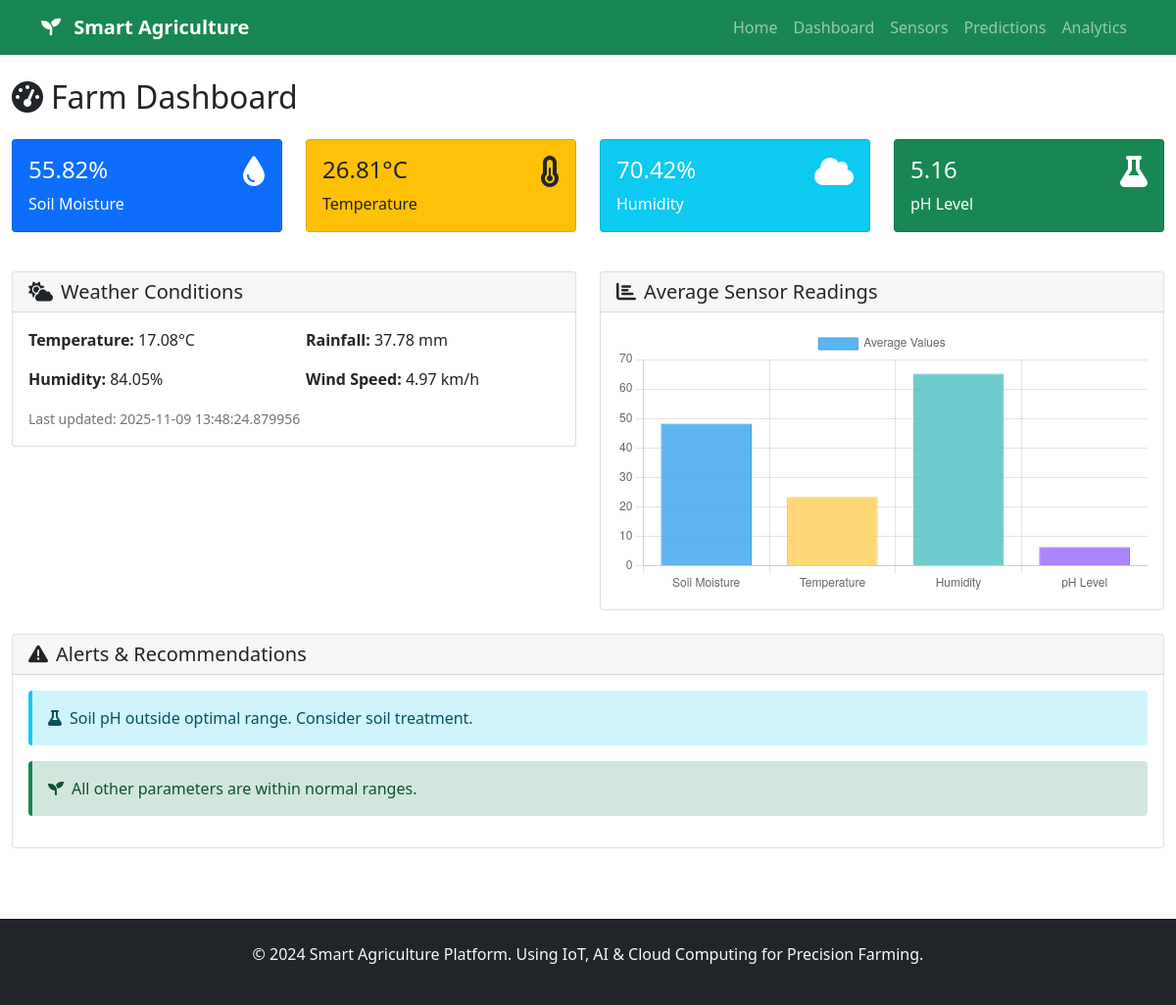
/dashboard, run on the app's committed database.
### tables this page shows
CREATE TABLE sensor_data
                 (id INTEGER PRIMARY KEY AUTOINCREMENT,
                  sensor_type TEXT,
                  value REAL,
                  timestamp DATETIME DEFAULT CURRENT_TIMESTAMP);

CREATE TABLE weather_data
                 (id INTEGER PRIMARY KEY AUTOINCREMENT,
                  temperature REAL,
                  humidity REAL,
                  rainfall REAL,
                  wind_speed REAL,
                  timestamp DATETIME DEFAULT CURRENT_TIMESTAMP);

### app.py (the view)
@app.route('/dashboard')
def dashboard():
    with get_db_connection() as conn:
        c = conn.cursor()
        c.execute('''SELECT sensor_type, value, timestamp
                     FROM sensor_data
                     WHERE timestamp = (SELECT MAX(timestamp) FROM sensor_data AS sd
                                       WHERE sd.sensor_type = sensor_data.sensor_type)''')
        latest_readings = {row['sensor_type']: {'value': row['value'], 'timestamp': row['timestamp']}
                          for row in c.fetchall()}
        c.execute('SELECT * FROM weather_data ORDER BY timestamp DESC LIMIT 1')
        weather_data = c.fetchone()
        c.execute('SELECT AVG(value) as avg_value, sensor_type FROM sensor_data GROUP BY sensor_type')
        sensor_stats = {row['sensor_type']: round(row['avg_value'], 2) for row in c.fetchall()}
    return render_template('dashboard.html',
                         readings=latest_readings,
                         weather=weather_data,
                         stats=sensor_stats)

### app.py (called while the page is built)
@contextmanager
def get_db_connection():
    conn = sqlite3.connect('agriculture.db')
    conn.row_factory = sqlite3.Row
    try:
        yield conn
    finally:
        conn.close()

### templates/dashboard.html (shortened to what this page needs)
{% extends "base.html" %}
{% block content %}
<div class="container-fluid py-4">
    <div class="row">
        <div class="col-12">
            <h2 class="mb-4"><i class="fas fa-tachometer-alt me-2"></i>Farm Dashboard</h2>
        </div>
    </div>
    <div class="row mb-4">
        <div class="col-md-3 mb-3">
            <div class="card bg-primary text-white">
                <div class="card-body">
                    <div class="d-flex justify-content-between">
                        <div>
                            <h4 class="card-title">{{ readings.get('soil_moisture', {}).get('value', 'N/A') }}%</h4>
                            <p class="card-text">Soil Moisture</p>
                        </div>
                        <i class="fas fa-tint fa-2x"></i>
                    </div>
                </div>
            </div>
        </div>
        <div class="col-md-3 mb-3">
            <div class="card bg-warning text-dark">
                <div class="card-body">
                    <div class="d-flex justify-content-between">
                        <div>
                            <h4 class="card-title">{{ readings.get('temperature', {}).get('value', 'N/A') }}°C</h4>
                            <p class="card-text">Temperature</p>
                        </div>
                        <i class="fas fa-thermometer-half fa-2x"></i>
                    </div>
                </div>
            </div>
        </div>
        <div class="col-md-3 mb-3">
            <div class="card bg-info text-white">
                <div class="card-body">
                    <div class="d-flex justify-content-between">
                        <div>
                            <h4 class="card-title">{{ readings.get('humidity', {}).get('value', 'N/A') }}%</h4>
                            <p class="card-text">Humidity</p>
                        </div>
                        <i class="fas fa-cloud fa-2x"></i>
                    </div>
                </div>
            </div>
        </div>
        <div class="col-md-3 mb-3">
            <div class="card bg-success text-white">
                <div class="card-body">
                    <div class="d-flex justify-content-between">
                        <div>
                            <h4 class="card-title">{{ readings.get('ph_level', {}).get('value', 'N/A') }}</h4>
                            <p class="card-text">pH Level</p>
                        </div>
                        <i class="fas fa-flask fa-2x"></i>
                    </div>
                </div>
            </div>
        </div>
    </div>
    <div class="row">
        <div class="col-md-6 mb-4">
            <div class="card">
                <div class="card-header">
                    <h5 class="card-title mb-0"><i class="fas fa-cloud-sun me-2"></i>Weather Conditions</h5>
                </div>
                <div class="card-body">
                    {% if weather %}
                    <div class="row">
                        <div class="col-6">
                            <p><strong>Temperature:</strong> {{ weather['temperature'] }}°C</p>
                            <p><strong>Humidity:</strong> {{ weather['humidity'] }}%</p>
                        </div>
                        <div class="col-6">
                            <p><strong>Rainfall:</strong> {{ weather['rainfall'] }} mm</p>
                            <p><strong>Wind Speed:</strong> {{ weather['wind_speed'] }} km/h</p>
                        </div>
                    </div>
                    <small class="text-muted">Last updated: {{ weather['timestamp'] }}</small>
                    {% else %}
                    <p class="text-muted">No weather data available</p>
                    {% endif %}
                </div>
            </div>
        </div>
        <div class="col-md-6 mb-4">
            <div class="card">
                <div class="card-header">
                    <h5 class="card-title mb-0"><i class="fas fa-chart-bar me-2"></i>Average Sensor Readings</h5>
                </div>
                <div class="card-body">
                    <canvas id="sensorChart" width="400" height="200"></canvas>
                </div>
            </div>
        </div>
    </div>
    <div class="row">
        <div class="col-12">
            <div class="card">
                <div class="card-header">
                    <h5 class="card-title mb-0"><i class="fas fa-exclamation-triangle me-2"></i>Alerts & Recommendations</h5>
                </div>
                <div class="card-body">
                    {% if readings.get('ph_level', {}).get('value', 7) < 6 or readings.get('ph_level', {}).get('value', 7) > 7.5 %}
                    <div class="alert alert-info">
                        <i class="fas fa-flask me-2"></i>Soil pH outside optimal range. Consider soil treatment.
                    </div>
                    {% endif %}
                    <div class="alert alert-success">
                        <i class="fas fa-seedling me-2"></i>All other parameters are within normal ranges.
                    </div>
                </div>
            </div>
        </div>
    </div>
</div>
{% endblock %}
{% block scripts %}
<script>
document.addEventListener('DOMContentLoaded', function() {
    const ctx = document.getElementById('sensorChart').getContext('2d');
    const sensorChart = new Chart(ctx, {
        type: 'bar',
        data: {
            labels: ['Soil Moisture', 'Temperature', 'Humidity', 'pH Level'],
            datasets: [{
                label: 'Average Values',
                data: [
                    {{ stats.get('soil_moisture', 0) }},
                    {{ stats.get('temperature', 0) }},
                    {{ stats.get('humidity', 0) }},
                    {{ stats.get('ph_level', 0) }}
                ],
                backgroundColor: [
                    'rgba(54, 162, 235, 0.8)',
                    'rgba(255, 206, 86, 0.8)',
                    'rgba(75, 192, 192, 0.8)',
                    'rgba(153, 102, 255, 0.8)'
                ],
                borderColor: [
                    'rgba(54, 162, 235, 1)',
                    'rgba(255, 206, 86, 1)',
                    'rgba(75, 192, 192, 1)',
                    'rgba(153, 102, 255, 1)'
                ],
                borderWidth: 1
            }]
        },
        options: {
            scales: {
                y: {
                    beginAtZero: true
                }
            }
        }
    });
});
</script>
{% endblock %}

### templates/base.html (shortened to what this page needs)
<!DOCTYPE html>
<html lang="en">
<head>
    <link href="https://cdn.jsdelivr.net/npm/bootstrap@5.1.3/dist/css/bootstrap.min.css" rel="stylesheet">
    <link href="https://cdnjs.cloudflare.com/ajax/libs/font-awesome/6.0.0/css/all.min.css" rel="stylesheet">
    <link rel="stylesheet" href="{{ url_for('static', filename='css/style.css') }}">
</head>
<body>
    <nav class="navbar navbar-expand-lg navbar-dark bg-success">
        <div class="container">
            <a class="navbar-brand" href="{{ url_for('index') }}">
                <i class="fas fa-seedling me-2"></i>
                Smart Agriculture
            </a>
            <div class="collapse navbar-collapse" id="navbarNav">
                <ul class="navbar-nav ms-auto">
                    <li class="nav-item">
                        <a class="nav-link" href="{{ url_for('index') }}">Home</a>
                    </li>
                    <li class="nav-item">
                        <a class="nav-link" href="{{ url_for('dashboard') }}">Dashboard</a>
                    </li>
                    <li class="nav-item">
                        <a class="nav-link" href="{{ url_for('sensors') }}">Sensors</a>
                    </li>
                    <li class="nav-item">
                        <a class="nav-link" href="{{ url_for('predictions') }}">Predictions</a>
                    </li>
                    <li class="nav-item">
                        <a class="nav-link" href="{{ url_for('analytics') }}">Analytics</a>
                    </li>
                </ul>
            </div>
        </div>
    </nav>
    <main>
        {% block content %}{% endblock %}
    </main>
    <footer class="bg-dark text-light py-4 mt-5">
        <div class="container text-center">
            <p>&copy; 2024 Smart Agriculture Platform. Using IoT, AI & Cloud Computing for Precision Farming.</p>
        </div>
    </footer>
    {% block scripts %}{% endblock %}
</body>
</html>

### static/css/style.css (style rules this page uses)
.card { transition: transform 0.2s ease-in-out, box-shadow 0.2s ease-in-out; }
.alert { border: none; border-left: 4px solid; }
.alert-info { border-left-color: #0dcaf0; }
.alert-success { border-left-color: #198754; }
.navbar-brand { font-weight: 700; }

### data on the page
sensor_data: get "55.82"
sensor_data: get "26.81"
sensor_data: get "70.42"
sensor_data: get "5.16"
weather_data: temperature "17.08", humidity "84.05", rainfall "37.78", wind_speed "4.97", timestamp "2025-11-09 13:48:24.879956"

### other printed values
chart data {{ stats.get('soil_moisture', 0) }} 48.27
chart data {{ stats.get('temperature', 0) }} 23.36
chart data {{ stats.get('humidity', 0) }} 65.16
chart data {{ stats.get('ph_level', 0) }} 6.38
